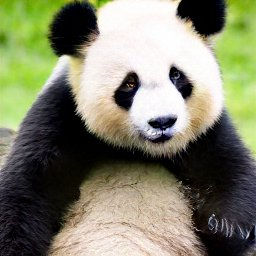
#> input picture PandasBears/Test/Pandas/251.jpeg, 256 x 256 px, found by its file name
$ python analysis.py
#> lines starting #> are read from the running program, lines starting #| are printed output that depends on the picture
import numpy as np
import os
from sklearn.model_selection import train_test_split
from PIL import Image
from tqdm import tqdm
from Neural_Network import SimpleNeuralNetwork

def mse_loss(y_true, y_pred):
    return np.mean(np.square(y_true - y_pred))


def load_images_from_folder(folder_path, label, img_size=(64, 64)):
#> called with folder_path = 'PandasBears/train/pandas', label = 1, img_size = (64, 64)
    X_data = []
    y_data = []

    if not os.path.exists(folder_path):
        print(f"Warning: Folder not found: {folder_path}")
        return [], []

    for filename in os.listdir(folder_path):
        path = os.path.join(folder_path, filename)
        try:
            img = Image.open(path)
#> img is the input picture: PIL image 256x256 RGB; mean R, G, B 128, 129.2, 105.9

            img = img.convert("L")
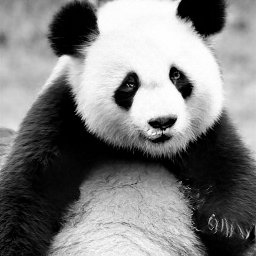
#> img: PIL image 256x256 L; min 0, max 255, mean 126.2

            img = img.resize(img_size)
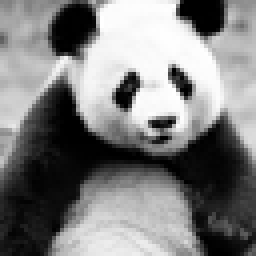
#> img: PIL image 64x64 L (shown 4 times larger); min 0, max 255, mean 126.2

            # Normalize pixel values to [0, 1]
            img_array = np.array(img) / 255.0

            X_data.append(img_array.flatten())
            y_data.append(label)
        except Exception as e:
            pass

    return X_data, y_data

base_dir = "PandasBears"

X_pandas_train, y_pandas_train = load_images_from_folder(f"{base_dir}/train/pandas", 1)
#> X_pandas_train = 1 item; y_pandas_train = [1]
X_bears_train,  y_bears_train  = load_images_from_folder(f"{base_dir}/train/bears", 0)
#> call 2 of load_images_from_folder, with folder_path = 'PandasBears/train/bears', label = 0, img_size = (64, 64)
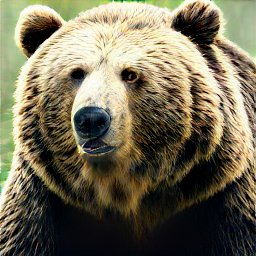
#> input picture PandasBears/Test/Bears/251.jpeg, 256 x 256 px, found by its file name
#> in load_images_from_folder, img is the input picture: PIL image 256x256 RGB; mean R, G, B 115.3, 108.6, 86.2
#> in load_images_from_folder (call 2), `img = img.convert("L")`:
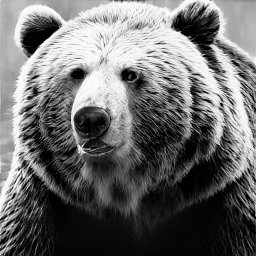
#> img: PIL image 256x256 L; min 0, max 255, mean 108.1
#> in load_images_from_folder (call 2), `img = img.resize(img_size)`:
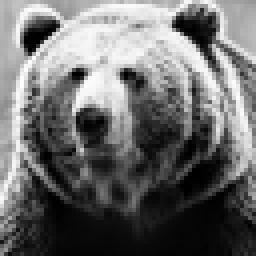
#> img: PIL image 64x64 L (shown 4 times larger); min 0, max 254, mean 108.1
#> X_bears_train = 1 item; y_bears_train = [0]

X_pandas_test, y_pandas_test = load_images_from_folder(f"{base_dir}/test/pandas", 1)
#> X_pandas_test = 1 item; y_pandas_test = [1]
X_bears_test,  y_bears_test  = load_images_from_folder(f"{base_dir}/test/bears", 0)
#> X_bears_test = 1 item; y_bears_test = [0]

X = np.array(X_pandas_train + X_bears_train)
y = np.array(y_pandas_train + y_bears_train).reshape(-1, 1)
#> y = [1, 0]

X_test = np.array(X_pandas_test + X_bears_test)
y_test = np.array(y_pandas_test + y_bears_test).reshape(-1, 1)
#> y_test = [1, 0]

X_train, X_val, y_train, y_val = train_test_split(X, y, test_size=0.2, random_state=42)
#> y_train = [1]; y_val = [0]

if X_train.shape[0] == 0:
    print("Error: No images loaded.")
else:
    input_size = X_train.shape[1]
#> input_size = 4096
    output_size = 1
    print("Program started ")
    try:
        num_hidden_layers = int(input("Enter number of hidden layers: "))
#> the answer given: 3
    except ValueError:
        print("Invalid input Using default value of 1.")
        num_hidden_layers = 1
    hidden_layer_sizes = []
    activations = []
    for i in range(num_hidden_layers):
        try:
            neurons = int(input(f"Enter neurons in hidden layer {i+1} "))
#> (the run stopped early here; a loop or call above may not have finished)
